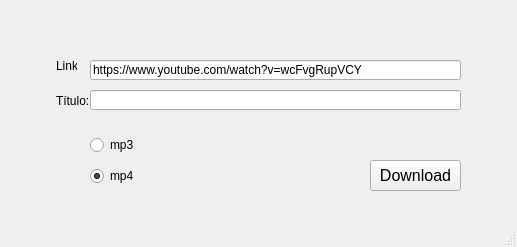
<?xml version="1.0" encoding="UTF-8"?>
<ui version="4.0">
 <class>MainWindow</class>
 <widget class="QMainWindow" name="MainWindow">
  <property name="geometry">
   <rect>
    <x>0</x>
    <y>0</y>
    <width>517</width>
    <height>247</height>
   </rect>
  </property>
  <property name="windowTitle">
   <string>MainWindow</string>
  </property>
  <widget class="QWidget" name="centralwidget">
   <widget class="QPushButton" name="btn_download">
    <property name="geometry">
     <rect>
      <x>370</x>
      <y>160</y>
      <width>91</width>
      <height>31</height>
     </rect>
    </property>
    <property name="font">
     <font>
      <pointsize>12</pointsize>
     </font>
    </property>
    <property name="text">
     <string>Download</string>
    </property>
   </widget>
   <widget class="QLabel" name="label">
    <property name="geometry">
     <rect>
      <x>56</x>
      <y>50</y>
      <width>21</width>
      <height>31</height>
     </rect>
    </property>
    <property name="text">
     <string>Link:</string>
    </property>
   </widget>
   <widget class="QLabel" name="label_2">
    <property name="geometry">
     <rect>
      <x>56</x>
      <y>90</y>
      <width>51</width>
      <height>21</height>
     </rect>
    </property>
    <property name="text">
     <string>Título: </string>
    </property>
   </widget>
   <widget class="QLineEdit" name="txt_link">
    <property name="geometry">
     <rect>
      <x>90</x>
      <y>60</y>
      <width>371</width>
      <height>20</height>
     </rect>
    </property>
    <property name="text">
     <string>https://www.youtube.com/watch?v=wcFvgRupVCY</string>
    </property>
   </widget>
   <widget class="QLineEdit" name="txt_titulo">
    <property name="geometry">
     <rect>
      <x>90</x>
      <y>90</y>
      <width>371</width>
      <height>20</height>
     </rect>
    </property>
   </widget>
   <widget class="QWidget" name="">
    <property name="geometry">
     <rect>
      <x>90</x>
      <y>130</y>
      <width>111</width>
      <height>61</height>
     </rect>
    </property>
    <layout class="QVBoxLayout" name="verticalLayout">
     <item>
      <widget class="QRadioButton" name="rb_mp3">
       <property name="text">
        <string>mp3</string>
       </property>
      </widget>
     </item>
     <item>
      <widget class="QRadioButton" name="rb_mp4">
       <property name="text">
        <string>mp4</string>
       </property>
       <property name="checked">
        <bool>true</bool>
       </property>
      </widget>
     </item>
    </layout>
   </widget>
  </widget>
  <widget class="QMenuBar" name="menubar">
   <property name="geometry">
    <rect>
     <x>0</x>
     <y>0</y>
     <width>517</width>
     <height>21</height>
    </rect>
   </property>
  </widget>
  <widget class="QStatusBar" name="statusbar"/>
 </widget>
 <resources/>
 <connections/>
</ui>
